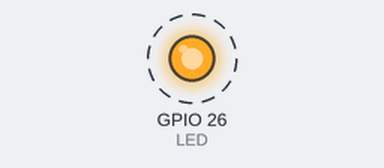
Bench run of a program on a simulated Raspberry Pi (BCM pin numbers). On the bench: output pins drawn as LEDs (lit = HIGH). Dashed ring = blinking.

Above: at 0.1 s.
Timing chart, 0 to 3.0 s (numbered marks = the images above):
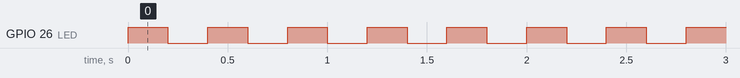

Measured:
- by itself, GPIO 26 (LED): alternates HIGH for 0.20 s and LOW for 0.20 s

The program:

twinkle_led.py
```python
import RPi.GPIO as GPIO
import time
GPIO.setwarnings(False)

LED = 26
GPIO.setmode(GPIO.BCM)
GPIO.setup(LED, GPIO.OUT)

def output_twinkle():
    try:
        while True:
            GPIO.output(LED, 1)
            time.sleep(0.2)
            GPIO.output(LED, 0)
            time.sleep(0.2)
    except KeyboardInterrupt:
        print("Ending...")
        GPIO.cleanup()
    except:
        print("Unknown error!")
        GPIO.cleanup()

def pwm_twinkle():
    pwm = GPIO.PWM(LED, 50)
    pwm.start(0)
    try:
        while True:
            pwm.ChangeDutyCycle(100)
            time.sleep(0.2)
            pwm.ChangeDutyCycle(0)
            time.sleep(0.2)
    except KeyboardInterrupt:
        print("Ending...")
        pwm.stop()
        GPIO.cleanup()
    except:
        print("Unknown error!")
        pwm.stop()
        GPIO.cleanup()


if __name__ == "__main__":
    output_twinkle()
    #pwm_twinkle()
```
